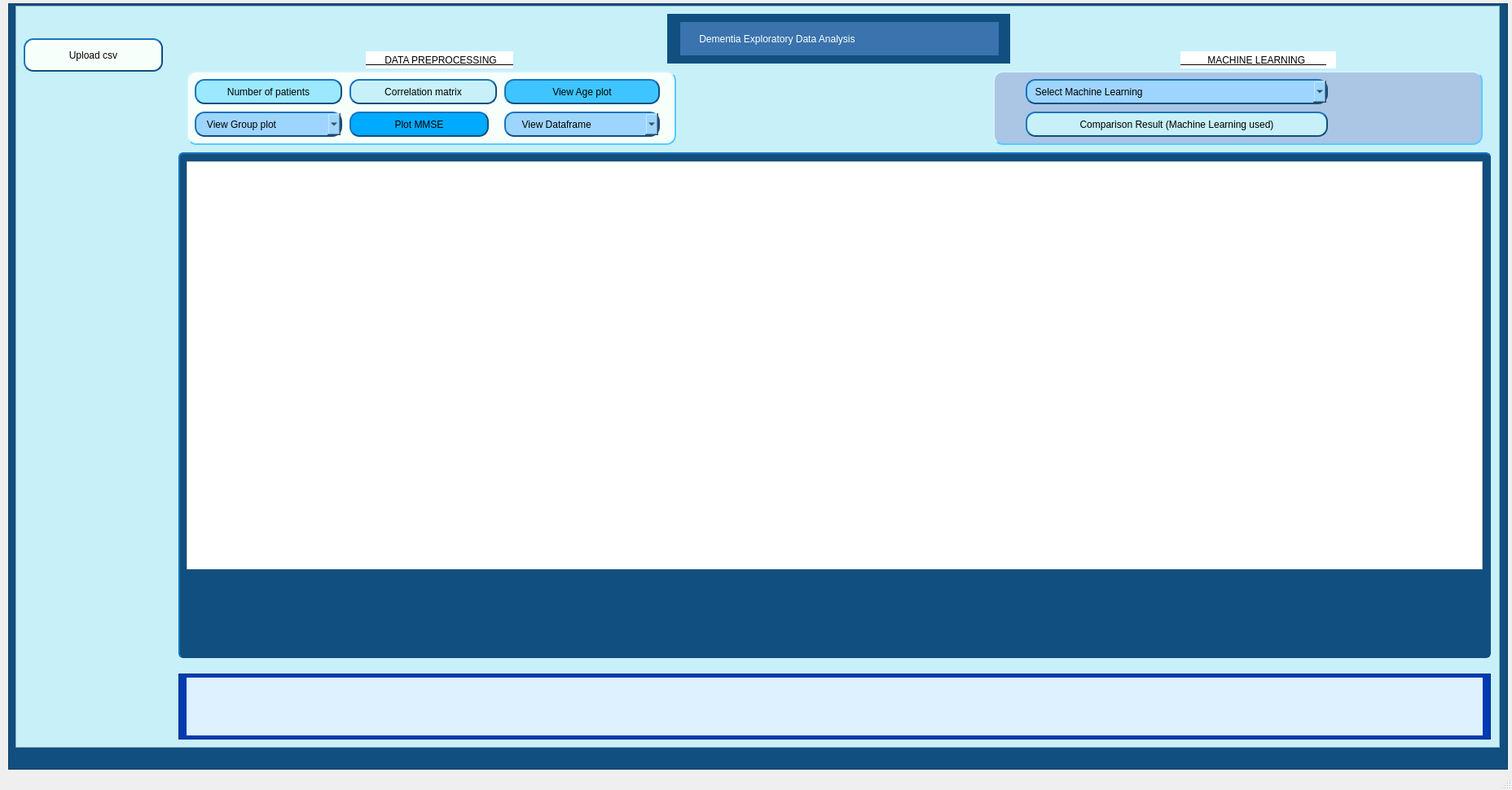
<?xml version="1.0" encoding="UTF-8"?>
<ui version="4.0">
 <class>MainWindow</class>
 <widget class="QMainWindow" name="MainWindow">
  <property name="geometry">
   <rect>
    <x>0</x>
    <y>0</y>
    <width>1856</width>
    <height>970</height>
   </rect>
  </property>
  <property name="windowTitle">
   <string>MainWindow</string>
  </property>
  <widget class="QWidget" name="centralwidget">
   <widget class="QFrame" name="Greenframebehind">
    <property name="geometry">
     <rect>
      <x>10</x>
      <y>4</y>
      <width>1841</width>
      <height>941</height>
     </rect>
    </property>
    <property name="styleSheet">
     <string notr="true">background-color: rgb(16, 79, 127);</string>
    </property>
    <property name="frameShape">
     <enum>QFrame::StyledPanel</enum>
    </property>
    <property name="frameShadow">
     <enum>QFrame::Raised</enum>
    </property>
    <widget class="QFrame" name="frameBehindplotWidget">
     <property name="geometry">
      <rect>
       <x>9</x>
       <y>3</y>
       <width>1822</width>
       <height>911</height>
      </rect>
     </property>
     <property name="styleSheet">
      <string notr="true">
background-color: rgb(199, 240, 248);</string>
     </property>
     <property name="frameShape">
      <enum>QFrame::StyledPanel</enum>
     </property>
     <property name="frameShadow">
      <enum>QFrame::Raised</enum>
     </property>
     <widget class="QLabel" name="TitleLabel">
      <property name="geometry">
       <rect>
        <x>816</x>
        <y>20</y>
        <width>391</width>
        <height>41</height>
       </rect>
      </property>
      <property name="styleSheet">
       <string notr="true">
font: 700 11pt &quot;Segoe UI&quot;;
color: rgb(255, 255, 255);
background-color: rgb(58, 115, 173);
border radius: 12px;</string>
      </property>
      <property name="text">
       <string>       Dementia Exploratory Data Analysis</string>
      </property>
     </widget>
     <widget class="QWidget" name="plotWidget" native="true">
      <property name="geometry">
       <rect>
        <x>210</x>
        <y>191</y>
        <width>1591</width>
        <height>501</height>
       </rect>
      </property>
      <property name="styleSheet">
       <string notr="true">

QWidget#plotWidget{border-radius: 6px;
	background-color: rgb(247, 255, 251);
border-style:outset;
border-width:2px;
border-color:rgb(16, 79, 127);
	font: 10pt &quot;Segoe UI&quot;;
;}


QWidget:hover#plotWidget
{
border-width:2px;
	border-color: rgb(84, 204, 255);
}
</string>
      </property>
      <widget class="QTableWidget" name="tableWidget">
       <property name="geometry">
        <rect>
         <x>0</x>
         <y>0</y>
         <width>1591</width>
         <height>611</height>
        </rect>
       </property>
       <property name="styleSheet">
        <string notr="true">background-color: rgb(255, 255, 255);</string>
       </property>
      </widget>
     </widget>
     <widget class="QLabel" name="behindTitleLabel1_2">
      <property name="geometry">
       <rect>
        <x>800</x>
        <y>10</y>
        <width>421</width>
        <height>61</height>
       </rect>
      </property>
      <property name="styleSheet">
       <string notr="true">
font: 700 11pt &quot;Segoe UI&quot;;
background-color: rgb(16, 79, 127);
border radius: 12px;</string>
      </property>
      <property name="text">
       <string/>
      </property>
     </widget>
     <widget class="QPushButton" name="uploadcsvButton">
      <property name="geometry">
       <rect>
        <x>10</x>
        <y>40</y>
        <width>171</width>
        <height>41</height>
       </rect>
      </property>
      <property name="styleSheet">
       <string notr="true">

QPushButton#uploadcsvButton{border-radius: 12px;
	background-color: rgb(247, 255, 251);
border-style:outset;
border-width:2px;
border-color:rgb(16, 79, 127);
	font: 10pt &quot;Segoe UI&quot;;
;}


QPushButton:hover#uploadcsvButton
{
border-width:2px;
	border-color: rgb(84, 204, 255);
}
</string>
      </property>
      <property name="text">
       <string>Upload csv</string>
      </property>
      <property name="icon">
       <iconset resource="../../../../Desktop/Capstone/gveoII/imagesicons/images icons.qrc">
        <normaloff>:/imagesicons/addIcon.ico</normaloff>:/imagesicons/addIcon.ico</iconset>
      </property>
     </widget>
     <widget class="QFrame" name="frameBehindplotWidget2">
      <property name="geometry">
       <rect>
        <x>200</x>
        <y>180</y>
        <width>1611</width>
        <height>621</height>
       </rect>
      </property>
      <property name="styleSheet">
       <string notr="true">QFrame#frameBehindplotWidget2{border-radius: 6px;
	background-color: rgb(16, 79, 127);
border-style:outset;
border-width:2px;
border-color:rgb(16, 79, 127);
	font: 10pt &quot;Segoe UI&quot;;
;}


QFrame:hover#frameBehindplotWidget2
{
border-width:2px;
	border-color: rgb(84, 204, 255);
}
</string>
      </property>
      <property name="frameShape">
       <enum>QFrame::StyledPanel</enum>
      </property>
      <property name="frameShadow">
       <enum>QFrame::Raised</enum>
      </property>
     </widget>
     <widget class="QPushButton" name="NumberofPatients">
      <property name="geometry">
       <rect>
        <x>220</x>
        <y>90</y>
        <width>181</width>
        <height>31</height>
       </rect>
      </property>
      <property name="styleSheet">
       <string notr="true">

QPushButton#NumberofPatients{border-radius: 12px;
	background-color: rgb(155, 232, 255);
border-style:outset;
border-width:2px;
border-color:rgb(16, 79, 127);

	font: 700 9pt &quot;Segoe UI&quot;;
;}


QPushButton:hover#NumberofPatients
{
border-width:2px;
	border-color: rgb(84, 204, 255);
}
</string>
      </property>
      <property name="text">
       <string>Number of patients</string>
      </property>
     </widget>
     <widget class="QPushButton" name="correlationMatrixbutton">
      <property name="geometry">
       <rect>
        <x>410</x>
        <y>90</y>
        <width>181</width>
        <height>31</height>
       </rect>
      </property>
      <property name="styleSheet">
       <string notr="true">

QPushButton#correlationMatrixbutton{border-radius: 12px;
	
	border-color: rgb(85, 170, 255);
border-style:outset;
border-width:2px;
border-color:rgb(16, 79, 127);
	font: 700 9pt &quot;Segoe UI&quot;;
;}


QPushButton:hover#correlationMatrixbutton
{
border-width:2px;
	border-color: rgb(84, 204, 255);
}
</string>
      </property>
      <property name="text">
       <string>Correlation matrix</string>
      </property>
     </widget>
     <widget class="QPushButton" name="viewAgeplot">
      <property name="geometry">
       <rect>
        <x>600</x>
        <y>90</y>
        <width>191</width>
        <height>31</height>
       </rect>
      </property>
      <property name="styleSheet">
       <string notr="true">

QPushButton#viewAgeplot{border-radius: 12px;
	background-color: rgb(62, 197, 255);
border-style:outset;
border-width:2px;
border-color:rgb(16, 79, 127);
	font: 700 9pt &quot;Segoe UI&quot;;
;}


QPushButton:hover#viewAgeplot
{
border-width:2px;
	border-color: rgb(84, 204, 255);
}
</string>
      </property>
      <property name="text">
       <string>View Age plot</string>
      </property>
     </widget>
     <widget class="QPushButton" name="plotMMSE">
      <property name="geometry">
       <rect>
        <x>410</x>
        <y>130</y>
        <width>171</width>
        <height>31</height>
       </rect>
      </property>
      <property name="styleSheet">
       <string notr="true">

QPushButton#plotMMSE{border-radius: 12px;
	font: 700 9pt &quot;Segoe UI&quot;;
	background-color: rgb(0, 170, 255);
border-style:outset;
border-width:2px;
border-color:rgb(16, 79, 127);

;}


QPushButton:hover#plotMMSE
{
border-width:2px;
	border-color: rgb(84, 204, 255);
}
</string>
      </property>
      <property name="text">
       <string>Plot MMSE</string>
      </property>
     </widget>
     <widget class="QComboBox" name="viewGroupPlot">
      <property name="geometry">
       <rect>
        <x>600</x>
        <y>130</y>
        <width>191</width>
        <height>31</height>
       </rect>
      </property>
      <property name="styleSheet">
       <string notr="true">

QComboBox#viewGroupPlot{border-radius: 12px;
	
	border-color: rgb(85, 170, 255);
border-style:outset;
border-width:2px;
	background-color: rgb(158, 213, 255);
border-color:rgb(16, 79, 127);
	font: 700 9pt &quot;Segoe UI&quot;;
;}


QComboBox:hover#viewGroupPlot
{
border-width:2px;
	border-color: rgb(84, 204, 255);
}
</string>
      </property>
      <property name="currentText">
       <string>     View Dataframe</string>
      </property>
      <item>
       <property name="text">
        <string>     View Dataframe</string>
       </property>
      </item>
     </widget>
     <widget class="QTextEdit" name="textEdit">
      <property name="geometry">
       <rect>
        <x>200</x>
        <y>820</y>
        <width>1611</width>
        <height>81</height>
       </rect>
      </property>
      <property name="styleSheet">
       <string notr="true">background-color: rgb(0, 59, 177);
</string>
      </property>
     </widget>
     <widget class="QLabel" name="label">
      <property name="geometry">
       <rect>
        <x>210</x>
        <y>825</y>
        <width>1591</width>
        <height>71</height>
       </rect>
      </property>
      <property name="styleSheet">
       <string notr="true">background-color: rgb(222, 241, 255);</string>
      </property>
      <property name="text">
       <string/>
      </property>
     </widget>
     <widget class="QPushButton" name="comparisonresultButton">
      <property name="geometry">
       <rect>
        <x>1240</x>
        <y>130</y>
        <width>371</width>
        <height>31</height>
       </rect>
      </property>
      <property name="styleSheet">
       <string notr="true">

QPushButton#comparisonresultButton{border-radius: 12px;
	
	border-color: rgb(85, 170, 255);
border-style:outset;
border-width:2px;
border-color:rgb(16, 79, 127);
	font: 700 9pt &quot;Segoe UI&quot;;
;}


QPushButton:hover#comparisonresultButton
{
border-width:2px;
	border-color: rgb(84, 204, 255);
}
</string>
      </property>
      <property name="text">
       <string>Comparison Result (Machine Learning used)</string>
      </property>
     </widget>
     <widget class="QLabel" name="preprocessingFrame">
      <property name="geometry">
       <rect>
        <x>210</x>
        <y>80</y>
        <width>601</width>
        <height>91</height>
       </rect>
      </property>
      <property name="styleSheet">
       <string notr="true">

QLabel#preprocessingFrame{border-radius: 12px;
	background-color: rgb(247, 255, 251);
border-style:outset;
border-width:2px;
	border-color: rgb(84, 204, 255);

	font: 10pt &quot;Segoe UI&quot;;
;}


QLabel:hover#preprocessingFrame
{
border-width:2px;
	border-color: rgb(84, 204, 255);
}
</string>
      </property>
      <property name="midLineWidth">
       <number>-1</number>
      </property>
      <property name="text">
       <string/>
      </property>
     </widget>
     <widget class="QLabel" name="dataprocessingLabel">
      <property name="geometry">
       <rect>
        <x>430</x>
        <y>56</y>
        <width>181</width>
        <height>21</height>
       </rect>
      </property>
      <property name="styleSheet">
       <string notr="true">font: 9pt &quot;Segoe UI&quot;;
text-decoration: underline;
font: 700 9pt &quot;Segoe UI&quot;;
color: rgb(0, 0, 0);
border radius: 12px;
background-color: rgb(255, 255, 255);
border-color: rgb(0, 0, 127);</string>
      </property>
      <property name="text">
       <string>       DATA PREPROCESSING           </string>
      </property>
     </widget>
     <widget class="QComboBox" name="viewGroupPlot_2">
      <property name="geometry">
       <rect>
        <x>220</x>
        <y>130</y>
        <width>181</width>
        <height>31</height>
       </rect>
      </property>
      <property name="styleSheet">
       <string notr="true">

QComboBox#viewGroupPlot_2{border-radius: 12px;
	
	border-color: rgb(85, 170, 255);
border-style:outset;
border-width:2px;
	background-color: rgb(158, 213, 255);
border-color:rgb(16, 79, 127);
	font: 700 9pt &quot;Segoe UI&quot;;
;}


QComboBox:hover#viewGroupPlot_2
{
border-width:2px;
	border-color: rgb(84, 204, 255);
}
</string>
      </property>
      <property name="currentText">
       <string>   View Group plot</string>
      </property>
      <item>
       <property name="text">
        <string>   View Group plot</string>
       </property>
      </item>
     </widget>
     <widget class="QComboBox" name="machineLearningcomboBox">
      <property name="geometry">
       <rect>
        <x>1240</x>
        <y>90</y>
        <width>371</width>
        <height>31</height>
       </rect>
      </property>
      <property name="styleSheet">
       <string notr="true">

QComboBox#machineLearningcomboBox{border-radius: 12px;
	
	border-color: rgb(85, 170, 255);
border-style:outset;
border-width:2px;
	background-color: rgb(158, 213, 255);
border-color:rgb(16, 79, 127);
		font: 700 9pt &quot;Segoe UI&quot;;
;}


QComboBox:hover#machineLearningcomboBox
{
border-width:2px;
	border-color: rgb(84, 204, 255);
}
</string>
      </property>
      <property name="currentText">
       <string>  Select Machine Learning</string>
      </property>
      <item>
       <property name="text">
        <string>  Select Machine Learning</string>
       </property>
      </item>
      <item>
       <property name="text">
        <string>SVC- Support Vector Machine</string>
       </property>
      </item>
      <item>
       <property name="text">
        <string>Decision Tree Model</string>
       </property>
      </item>
      <item>
       <property name="text">
        <string>AdaBoost Model</string>
       </property>
      </item>
      <item>
       <property name="text">
        <string>Random Forest</string>
       </property>
      </item>
      <item>
       <property name="text">
        <string>XGBClassifier</string>
       </property>
      </item>
     </widget>
     <widget class="QLabel" name="machinelearningLabel">
      <property name="geometry">
       <rect>
        <x>1430</x>
        <y>56</y>
        <width>191</width>
        <height>21</height>
       </rect>
      </property>
      <property name="styleSheet">
       <string notr="true">font: 9pt &quot;Segoe UI&quot;;
text-decoration: underline;
font: 700 9pt &quot;Segoe UI&quot;;
color: rgb(0, 0, 0);
border radius: 12px;
background-color: rgb(255, 255, 255);
border-color: rgb(0, 0, 127);</string>
      </property>
      <property name="text">
       <string>          MACHINE LEARNING        </string>
      </property>
     </widget>
     <widget class="QLabel" name="machineLearningFrame">
      <property name="geometry">
       <rect>
        <x>1200</x>
        <y>80</y>
        <width>601</width>
        <height>91</height>
       </rect>
      </property>
      <property name="styleSheet">
       <string notr="true">QLabel#machineLearningFrame{border-radius: 12px;
	background-color: rgb(171, 197, 229);
border-style:outset;
border-width:2px;
	border-color: rgb(84, 204, 255);

	font: 10pt &quot;Segoe UI&quot;;
;}


QLabel:hover#machineLearningFrame
{
border-width:2px;
	border-color: rgb(84, 204, 255);
}
</string>
      </property>
      <property name="midLineWidth">
       <number>-1</number>
      </property>
      <property name="text">
       <string/>
      </property>
     </widget>
     <zorder>preprocessingFrame</zorder>
     <zorder>frameBehindplotWidget2</zorder>
     <zorder>behindTitleLabel1_2</zorder>
     <zorder>TitleLabel</zorder>
     <zorder>plotWidget</zorder>
     <zorder>uploadcsvButton</zorder>
     <zorder>NumberofPatients</zorder>
     <zorder>correlationMatrixbutton</zorder>
     <zorder>viewAgeplot</zorder>
     <zorder>plotMMSE</zorder>
     <zorder>viewGroupPlot</zorder>
     <zorder>textEdit</zorder>
     <zorder>label</zorder>
     <zorder>dataprocessingLabel</zorder>
     <zorder>viewGroupPlot_2</zorder>
     <zorder>machinelearningLabel</zorder>
     <zorder>machineLearningFrame</zorder>
     <zorder>machineLearningcomboBox</zorder>
     <zorder>comparisonresultButton</zorder>
    </widget>
   </widget>
  </widget>
  <widget class="QMenuBar" name="menubar">
   <property name="geometry">
    <rect>
     <x>0</x>
     <y>0</y>
     <width>1856</width>
     <height>22</height>
    </rect>
   </property>
  </widget>
  <widget class="QStatusBar" name="statusbar"/>
 </widget>
 <resources>
  <include location="../../../../Desktop/Capstone/gveoII/images icons.qrc"/>
  <include location="../../../../Desktop/Capstone/gveoII/imagesicons/images icons.qrc"/>
 </resources>
 <connections/>
</ui>
